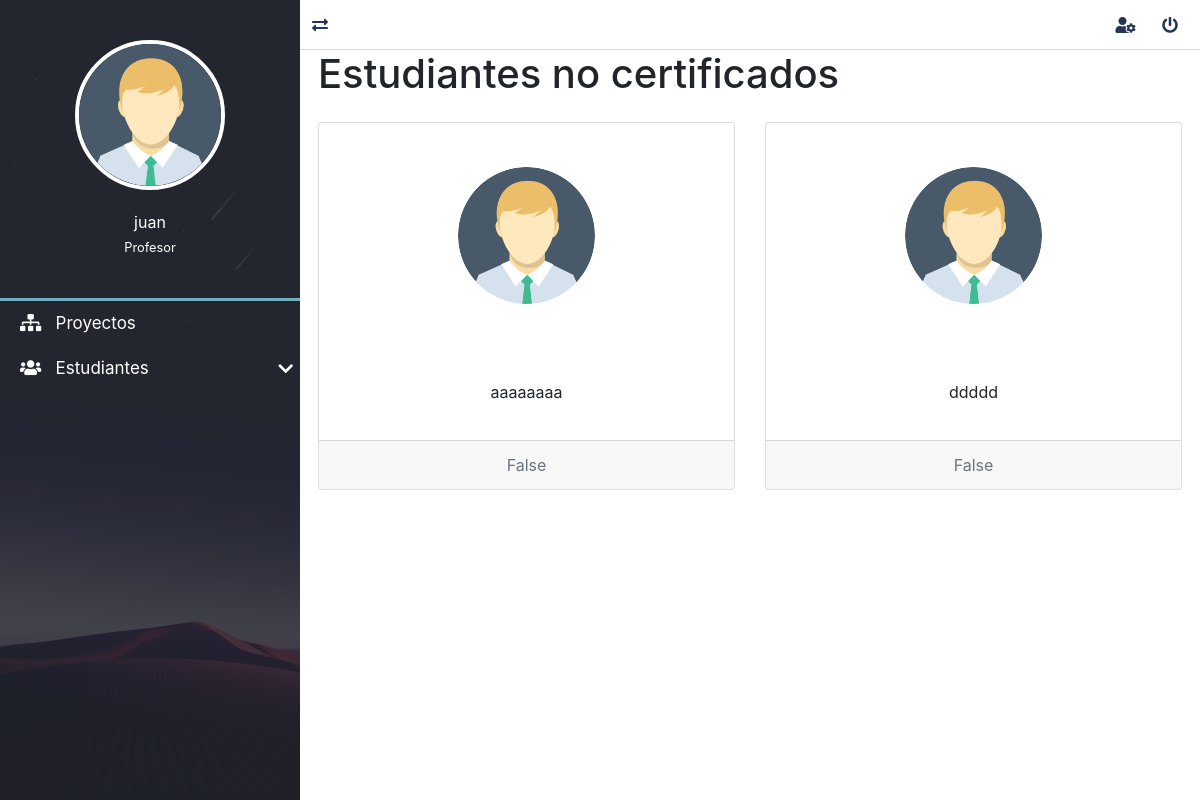
The app's page /estudiantes/no_certificados/ (signed in) with its own data.
### estudiantes/models.py (models this page shows, shortened)
class Estudiante(models.Model):
    id_usuario = models.OneToOneField(settings.AUTH_USER_MODEL, related_name="estudiante", verbose_name="usuario", on_delete=models.CASCADE)
    foto = models.TextField(null=True, blank=True)
    certificacion = models.BooleanField(null=True, blank=True)
    id_profesor = models.ForeignKey("profesores.Profesor", related_name="profesor_estudiante", verbose_name="profesor", on_delete=models.CASCADE)
    class Meta:
        verbose_name = "Estudiante"
        verbose_name_plural = "Estudiantes"
        ordering = ['id_usuario']

### estudiantes/views.py (the view)
# urls.py: path('no_certificados/', EstudiantesNoCertificados.as_view(), name='lista_no_certificados'),
@method_decorator(login_required, name='dispatch')
class EstudiantesNoCertificados(TemplateView):
    template_name = "estudiantes/estudiante_no_certificados.html"
    def get_context_data(self, **kwargs):
        context = super().get_context_data(**kwargs)
        context['estudiantes'] = Estudiante.objects.all()
        return context

### mainApp/context_processors.py (called while the page is built)
def get_programasDeUsuario(request):
    programas= Programa.objects.all()
    return {'lista_programas':programas}

def get_lenguajes(request):
    lenguajes = Lenguaje.objects.all()
    return {'lista_lenguajes':lenguajes}

def get_medidas(request):
    medidas = Medida.objects.all()
    return {'lista_medidas':medidas}

def get_fases(request):
    fases = Fase.objects.all()
    return {'lista_fases':fases}

def get_tiposdefectos(request):
    tipos_defectos = TiposDefecto.objects.all()
    return {'lista_tipos_defectos':tipos_defectos}

### proyectos/context_processors.py (called while the page is built)
def get_proyecto(request):
    proyecto= Proyecto.objects.values_list('id','nombre','id_proceso' ,'descripcion', 'fechaInicio')
    return {
        'proyectos':proyecto
    }

### estudiantes/templates/estudiantes/estudiante_no_certificados.html (shortened to what this page needs)
{% extends 'layouts/layout.html' %}
{% load static %}
{% block content %}
<h1>Estudiantes no certificados</h1>
<div class="row">
{% for estudiante in estudiantes %}
        {% if estudiante.id_profesor.id == request.user.profesor.id and estudiante.certificacion == False %}
            <div class="col mb-3">
                <div class="card text-center mb-3 mt-3">
                    <div class="container" style="width: 20rem;">
                        <figure class="full-box nav-lateral-avatar">
                            <img style="width=10rem; height=10rem;" src=" {% static 'dashboar/assets/avatar/Avatar.png' %}" class="" alt="Avatar">
                        </figure>
                    </div>
                    <div class="card-body">
                        <p class="card-text">{{estudiante.id_usuario.username}}</p>
                    </div>
                    <div class="card-footer text-muted">
                        {{estudiante.certificacion}}
                    </div>
                </div>
            </div>
        {% endif %}
{% endfor %}
</div>
{% endblock content %}

### mainApp/templates/layouts/layout.html (shortened to what this page needs)
{% load static %}
<!DOCTYPE html>
<html lang="es">
<head>
	<link rel="stylesheet" href="{% static 'dashboar/css/normalize.css' %}">
	<link rel="stylesheet" href="{% static 'dashboar/css/style.css' %}">
	<link rel="stylesheet" href="{% static 'dashboar/css/all.css' %}">
	<link rel="stylesheet" href="{% static 'dashboar/css/sweetalert2.min.css' %}">
	<link rel="stylesheet" href="{% static 'dashboar/css/jquery.mCustomScrollbar.css' %}">
	<link rel="stylesheet" href="https://stackpath.bootstrapcdn.com/bootstrap/4.5.0/css/bootstrap.min.css">
	<link rel="stylesheet" type="text/css" href="{% static 'css/style.css' %}">
</head>
<body>
	<main class="full-box main-container">
		<section class="full-box nav-lateral">
			<div class="full-box nav-lateral-content">
				<figure class="full-box nav-lateral-avatar">
					<img src=" {% static 'dashboar/assets/avatar/Avatar.png' %}" class="img-fluid" alt="Avatar">
					<figcaption class="roboto-medium text-center">
						{{request.user.first_name}} <br>
						{% if request.user.is_superuser %}
							<small class="roboto-condensed-light">Administrador</small>
						{% elif request.user.is_staff %}
							<small class="roboto-condensed-light">Profesor</small>
						{% else %}
							<small class="roboto-condensed-light">Estudiante</small>
						{% endif %}
					</figcaption>
				</figure>
				<div class="full-box nav-lateral-bar"></div>
				<nav class="full-box nav-lateral-menu">
					<ul>
						<li>
							<a href=" {% url 'proyectos' %}"><i class="fas fa-sitemap"></i> &nbsp; Proyectos</a>
						</li>
						{% if request.user.profesor %}
						<li>
							<a href="#" class="nav-btn-submenu"><i class="fas fa-users"></i> &nbsp; Estudiantes <i class="fas fa-chevron-down"></i></a>
						</li>
						{% endif %}
					</ul>
				</nav>
			</div>
		</section>
		<section class="full-box page-content">
			<nav class="full-box navbar-info">
				<a href="#" class="float-left show-nav-lateral">
					<i class="fas fa-exchange-alt"></i>
				</a>
				{% if user.email %}
					{% if title != 'Perfil de usuario' %}
						<a href="{% url 'editPerfilUs' %}">
							<i class="fas fa-user-cog"></i>
						</a>
					{% endif %}
					<a href="#" class="btn-exit-system">
						<i class="fas fa-power-off"></i>
					</a>
				{% else %}
					<a href="{% url 'login' %}">
						<i class="fas fa-sign-in-alt"></i>
					</a>
				{% endif %}
			</nav>
			 <div class="content-box">
				{% block content %}
				{% endblock content %}
			</div>
		</section>
	</main>
</body>
</html>

### mainApp/static/dashboar/css/style.css (style rules this page uses)
:root { --color-one: #F5F5F5; --color-two: #24292E; --color-three: #70afbe; --form-color: #14111A; --accent-color: #253556; --border-color: #D8D8D8; }
body,html { width: 100vw; height: 100vh; background-color: var(--color-one); color: #333; font-size: 16px; }
.full-box { margin: 0; padding: 0; box-sizing: border-box; width: 100%; }
.main-container { height: 100%; position: absolute; top: 0; left: 0; overflow: hidden; }
.page-content, .nav-lateral { height: 100%; overflow: hidden; }
.page-content { position: relative; padding-left: 300px; transition: all .2s ease-in-out; padding-bottom: 20px; }
.nav-lateral { width: 300px; position: absolute; top: 0; left: 0; z-index: 1; transition: all .2s ease-in-out; background-image: url('../assets/img/nav-font.jpg'); background-position: center center; background-size: cover; }
.nav-lateral-content { max-width: 300px; height: 100%; background-color: rgba(36, 41, 46, .8); }
.nav-lateral-bar { height: 3px; background-color: var(--color-three); }
.nav-lateral-avatar { padding: 40px 0; }
.nav-lateral-avatar img { width: 50%; margin: 0 auto; display: block; border: 4px solid #FFF; border-radius: 100%; }
.nav-lateral-avatar figcaption { margin-top: 20px; color: #FFF; }
.nav-lateral-menu { height: auto; }
.nav-lateral-menu ul { margin: 0; padding: 0; list-style: none; }
.nav-lateral-menu ul li { width: 100%; height: auto; }
.nav-lateral-menu ul li a { display: block; width: 100%; height: 45px; line-height: 45px; text-decoration: none; color: #FFF; font-size: 17px; box-sizing: border-box; padding-left: 20px; transition: all .2s ease-in-out; }
.nav-lateral-menu .fa-chevron-down, .nav-lateral-menu .fa-chevron-up { float: right; height: 45px; line-height: 45px; margin-right: 7px; transition: all .2s ease-in-out; }
.navbar-info { height: 50px; border-bottom: 1px solid var(--border-color); text-align: right; padding-right: 10px; }
.navbar-info a { color: var(--accent-color); height: 50px; min-width: 40px; text-align: center; line-height: 50px; display: inline-block; transition: all .2s ease-out; user-select: none; }
.content-box { margin-left: 2%; margin-right: 2%; }

### mainApp/static/dashboar/css/all.css (style rules this page uses)
.fa, .fas, .far, .fal, .fab { -moz-osx-font-smoothing: grayscale; -webkit-font-smoothing: antialiased; display: inline-block; font-style: normal; font-variant: normal; text-rendering: auto; line-height: 1; }
.fa-chevron-down:before { content: "\f078"; }
.fa-exchange-alt:before { content: "\f362"; }
.fa-power-off:before { content: "\f011"; }
.fa-sitemap:before { content: "\f0e8"; }
.fa-user-cog:before { content: "\f4fe"; }
.fa-users:before { content: "\f0c0"; }
.fa, .fas { font-family: 'Font Awesome 5 Free'; font-weight: 900; }

### mainApp/static/css/style.css (style rules this page uses)
:root { --fondo: url("../img/fondoLogin.png"); --porsentaje-borde-radius: 5%; --px-borde-radius: 4px; --bac-color: #70afbe; --shadow-box: 0px 4px 18px 3px rgba(0,0,0,0.75);; }
.card { transition: box-shadow 0.5s; }

### records on screen
Estudiante: id_usuario.username "aaaaaaaa", certificacion "False"
Estudiante: id_usuario.username "ddddd", certificacion "False"

### other values on screen
{{ request.user.first_name }} "juan"
